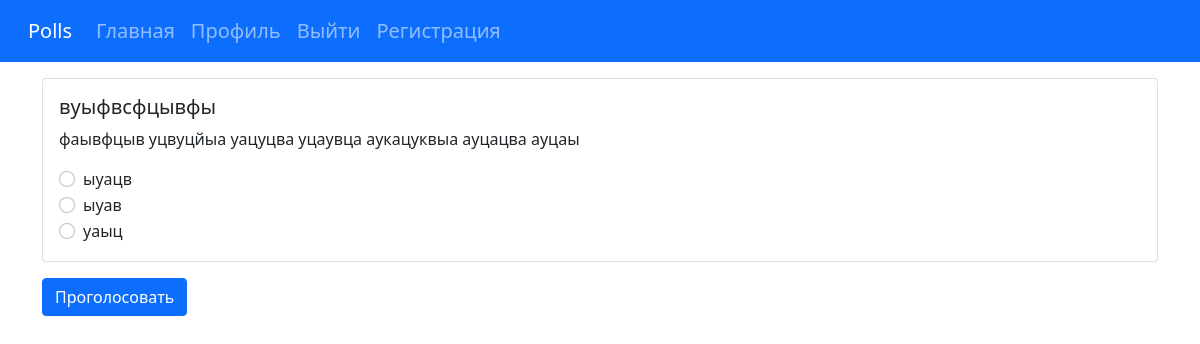
/polls/2/ (signed in), run on an earlier commit of the app's database.
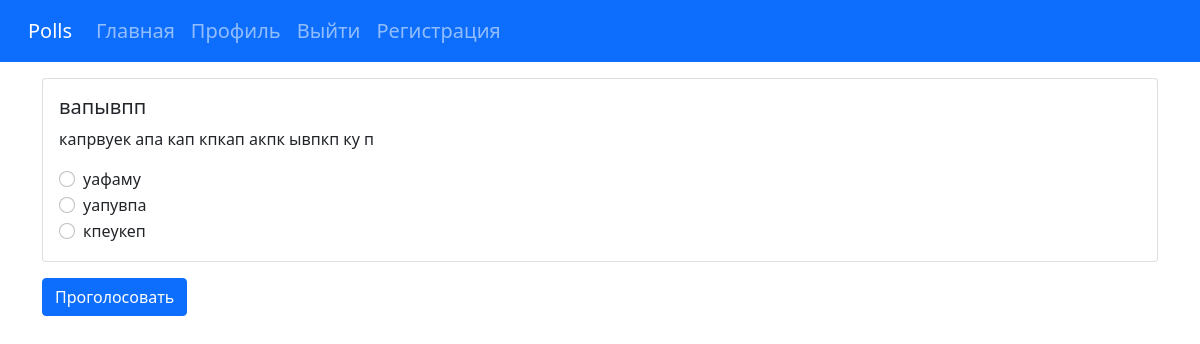
And on a later commit of the database.
### polls/models.py (models this page shows, shortened)
class Question(models.Model):
    question_text = models.CharField(max_length=200)
    description = models.TextField(null=True, blank=True)
    img = models.ImageField(null=True, blank=True, upload_to='static/img/')
    pub_date = models.DateTimeField('date published')
    voted_users = models.ManyToManyField(SomeUser, null=True, blank=True, verbose_name='Проголосовавшие',
                                         related_name='related_user')

class Choice(models.Model):
    question = models.ForeignKey(Question, on_delete=models.CASCADE)
    choice_text = models.CharField(max_length=200)
    votes = models.IntegerField(default=0)

### polls/views.py (the view)
# urls.py: path('<int:pk>/', login_required(views.DetailView.as_view()), name='detail'),
class DetailView(generic.DetailView):
    model = Question
    template_name = 'polls/detail.html'

### polls/templates/polls/detail.html (shortened to what this page needs)
{% extends 'base.html' %}
{% load templates %}
{% load bootstrap4 %}
{% block content %}
<form action="{% url 'polls:vote' question.id %}" method="post">
    <fieldset>
    <div class="card">
    <div class="card-body">
        <h5 class="card-title">{{question.question_text}}</h5>
        <p class="card-text">{{question.description}}</p>
        {% for choice in question.choice_set.all %}
        <div class="form-check">
            <input class="form-check-input" type="radio" name="choice" id="{{forloop.counter}}" value="{{choice.id}}">
            <label class="form-check-label" for="{{forloop.counter}}">
                {{choice.choice_text}}
            </label>
        </div>
        {% endfor %}
    </div>
    </div>
    </fieldset>
<input class="btn btn-primary" type="submit" value="Проголосовать">
</form>
{% endblock %}

### polls/templates/base.html (shortened to what this page needs)
{% load bootstrap4 %}
{% bootstrap_css %}
{% load static %}
<!DOCTYPE html>
<html lang="en">
 <link href="https://cdn.jsdelivr.net/npm/bootstrap@5.1.3/dist/css/bootstrap.min.css" rel="stylesheet"
>
    <link rel="stylesheet" href="{% static 'style.css' %}">
</head>
<body>
<div>
    <nav class="navbar navbar-expand-lg navbar-dark bg-primary">
  <div class="container-fluid">
    <a class="navbar-brand fs-5" href="{% url 'polls:index' %}">Polls</a>
    <div class="collapse navbar-collapse" id="navbarNavDropdown">
      <ul class="navbar-nav">
        <li class="nav-item">
          <a class="nav-link fs-5" href="{% url 'polls:index' %}">Главная</a>
        </li>
        <li class="nav-item">
          <a class="nav-link fs-5" href="{% url 'polls:profile' %}">Профиль</a>
        </li>
           {% if user.is_authenticated %}
           <li class="nav-item">
          <a class="nav-link fs-5" href="{% url 'polls:logout' %}">Выйти</a>
        </li>
          {% else %}
          <li class="nav-item">
          <a class="nav-link fs-5" href="{% url 'polls:login' %}">Войти</a>
        </li>
          {% endif %}
          <li class="nav-item">
          <a class="nav-link fs-5" href="{% url 'polls:register' %}">Регистрация</a>
        </li>
      </ul>
    </div>
  </div>
</nav>
</div>
<div class="content container">
    {% block content %}
    {% endblock %}
</div>
</body>
</html>

### polls/static/style.css (style rules this page uses)
.navbar { margin-bottom: 2vh !important; }
.card { margin-bottom: 2vh !important; display: block !important; }

What changed in the data, as far as the page shows it:
changed Question: question_text "вуыфвсфцывфы" → "вапывпп"; description "фаывфцыв уцвуцйыа уацуцва уцаувца аукацуквыа ауцацва ауцаы" → "капрвуек апа кап кпкап акпк ывпкп ку п"
changed Choice: choice "☐ ыуацв" → "☐ уафаму"; choice_text "ыуацв" → "уафаму"
changed Choice: choice "☐ ыуав" → "☐ уапувпа"; choice_text "ыуав" → "уапувпа"
changed Choice: choice "☐ уаыц" → "☐ кпеукеп"; choice_text "уаыц" → "кпеукеп"
